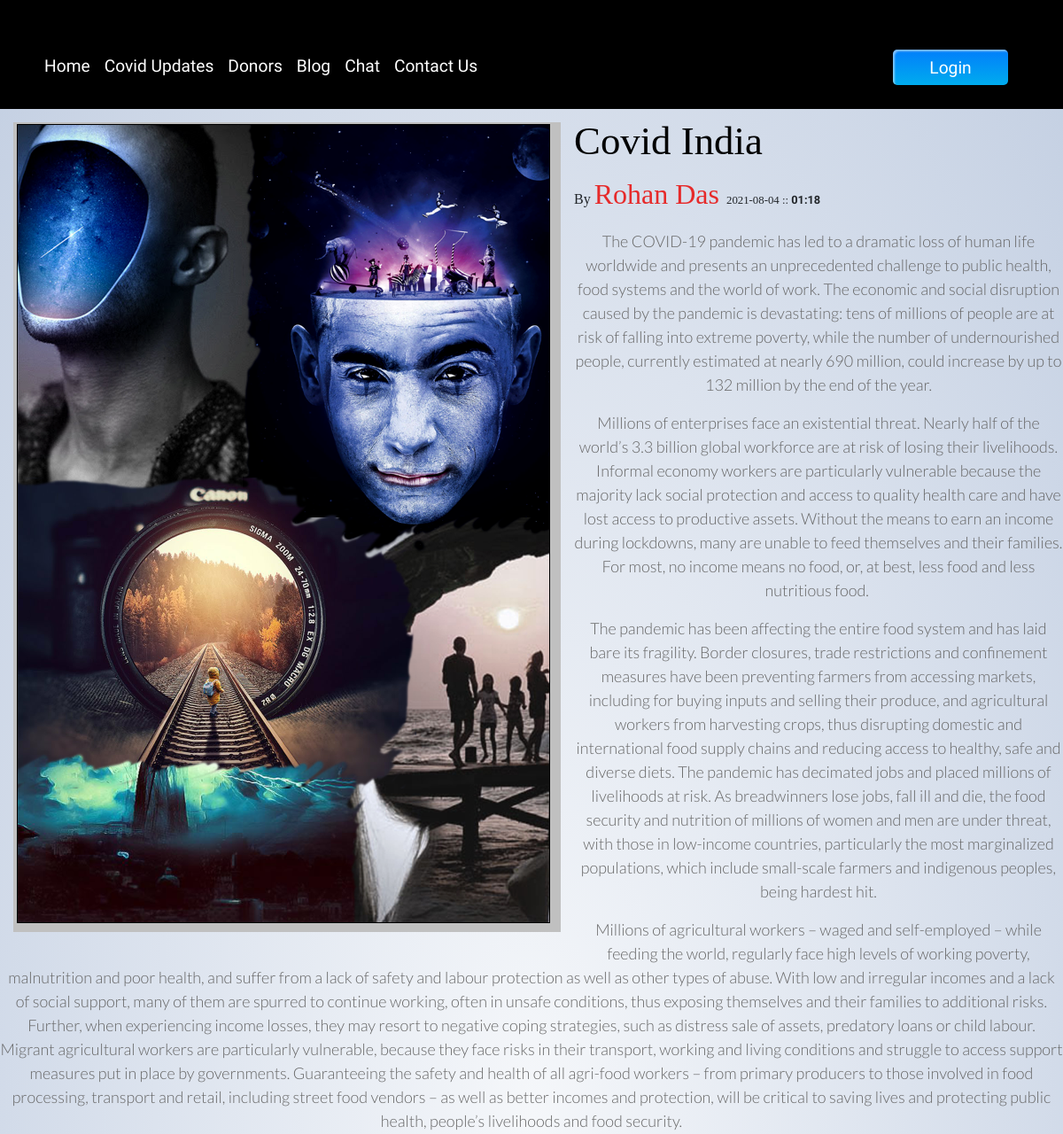
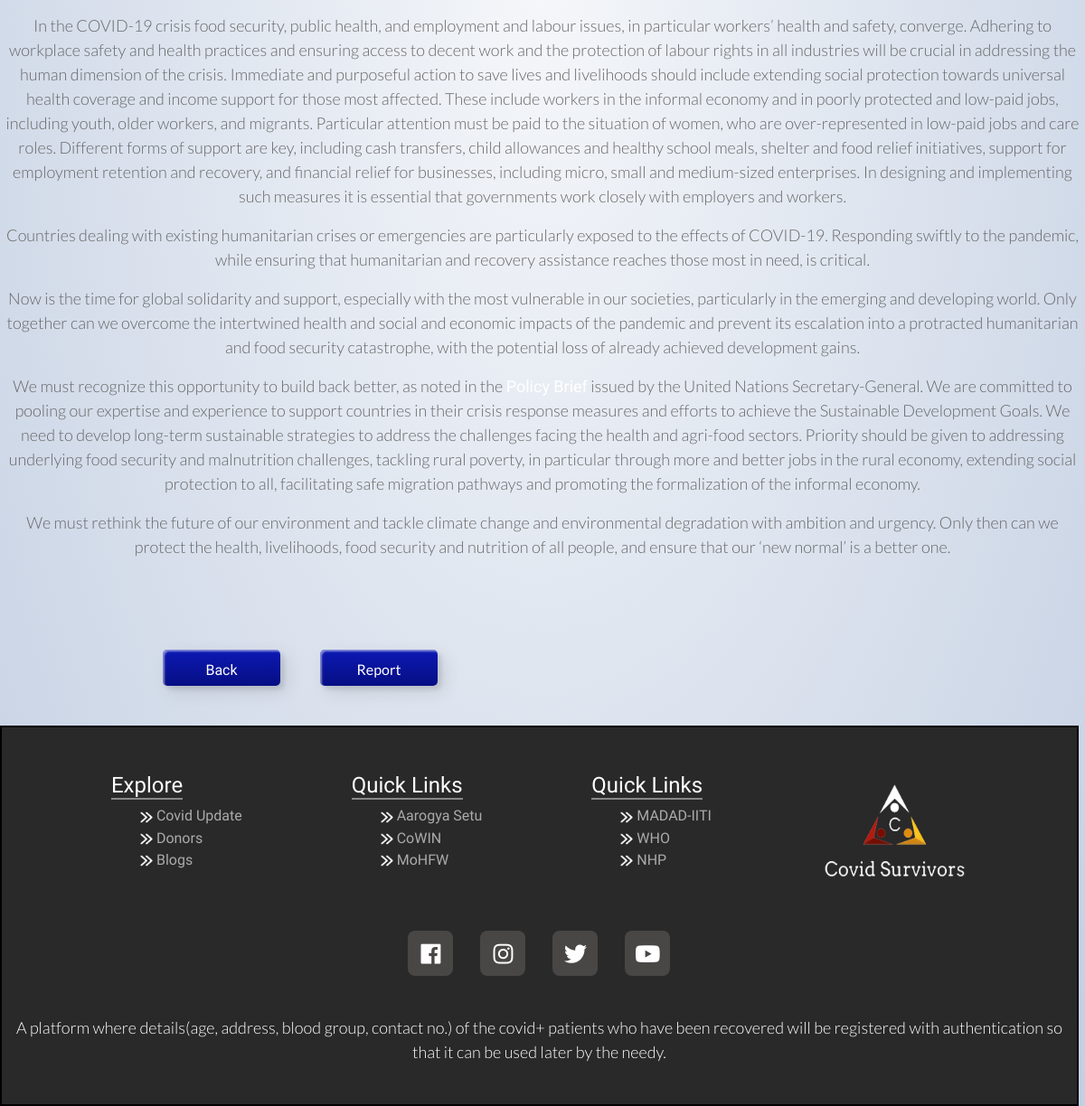
/blog/95, run on the app's committed database (2 pictures, top to bottom).
### blog/models.py (models this page shows, shortened)
class Post(models.Model):
    sno=models.AutoField(primary_key=True)
    title=models.CharField(max_length=255)
    author=models.CharField(max_length=50)
    authorUsername=models.CharField(max_length=50, default="")
    Timestamp=models.CharField(max_length=50)
    blog_img = models.ImageField(upload_to='')
    content=models.TextField()

### blog/views.py (the view, shortened to what this page needs)
# urls.py: path('<int:mysno>', views.blogPost, name='blogPost'),
def blogPost(request, mysno):
    post = Post.objects.filter(sno=mysno).first()
    return render(request, "blog/blogPost.html", {"post": post})

### templates/blog/blogPost.html (shortened to what this page needs)
{% extends 'base.html' %}
{% block body %}
 {% if post.blog_img != "exampleImage" %}
  <img class="blog_image" src="media/{{post.blog_img}}" alt="image">
 {% endif %}
<h2 id="heading">{{post.title}}</h2>
By
<span class="aut"> {{post.author}} </span>
<span id="time">
  {{post.Timestamp | slice:"0:11"}} :: <b>{{post.Timestamp | slice:"11:16"}} </b></span>
<p>
  {% autoescape off %}{{post.content}}{% endautoescape %}
</p>
<div class="ff">
<div class="b">
  <a href="/blog" >
    <button class="custom-btn btn-1"><span>Back</span></button>
  </a>
  <button id="myBtn" class="custom-btn btn-1">
    Report</button>
</div></div>
 {% endblock %}

### home/static/base.css (style rules this page uses)
body { background-image: radial-gradient(#f5f7fa , #c3cfe2); font-family: 'Times New Roman', Times, serif; }
p { font-family: 'Lato', sans-serif; font-weight: 300; text-align: center; font-size: 18px; color: #676767; }
button { margin: 20px; }
.custom-btn { width: 130px; height: 40px; color: #fff; border-radius: 5px; padding: 10px 25px; font-family: 'Lato', sans-serif; font-weight: 500; background: transparent; cursor: pointer; transition: all 0.3s ease; position: relative; display: inline-block; box-shadow:inset 2px 2px 2px 0px rgba(255,255,255,.5), 7px 7px 20px 0px rgba(0,0,0,.1), 4px 4px 5px 0px rgba(0,0,0,.1); outline: none; }
.btn-1 { background: rgb(6,14,131); background: linear-gradient(0deg, rgba(6,14,131,1) 0%, rgba(12,25,180,1) 100%); border: none; }

### templates/blog/blogPost.html (style rules this page uses)
.blog_image { min-width: 10px; max-width: 80%; float: left; margin: 15px; }
#heading { font-size: 2.8em; padding-top: 10px; color:rgb(0, 0, 0) ; font-family: 'Times New Roman', Times, serif; }
.aut { color: rgb(230, 42, 42); font-size: 2em; font-family: 'Times New Roman', Times, serif; }
#time { font-size: 0.8em; font-family: cursive; }
.ff { margin-left: 20vh; margin-top: 10vh; margin-bottom: 3vh; }

### templates/base.html (style rules this page uses)
* { font-family: 'Baloo Bhai 2', cursive; padding: 0; margin: 0; z-index: 1; }
a { text-decoration: none; color: white; font: weight 9px; }
* { -webkit-box-sizing: border-box; -moz-box-sizing: border-box; box-sizing: border-box; }
* { box-sizing: border-box; padding: 0; margin: 0; }
body { background-image: radial-gradient(#f5f7fa , #c3cfe2); }

### data on the page
Post: blog_img (picture), title "Covid India", author "Rohan Das", Timestamp "2021-08-04", Timestamp "01:18", content "The COVID-19 pandemic has led to a dramatic loss of human life worldwide and presents an unprecedented challenge to public health, food systems and the world of work. The economic and social disruption caused by the pandemic is devastating: tens of millions of people are at risk of falling into extreme poverty, while the number of undernourished people, currently estimated at nearly 690 million, could increase by up to 132 million by the end of the year. Millions of enterprises face an existential threat. Nearly half of the world’s 3.3 billion global workforce are at risk of losing their livelihoods. Informal economy workers are particularly vulnerable because the majority lack social…"
